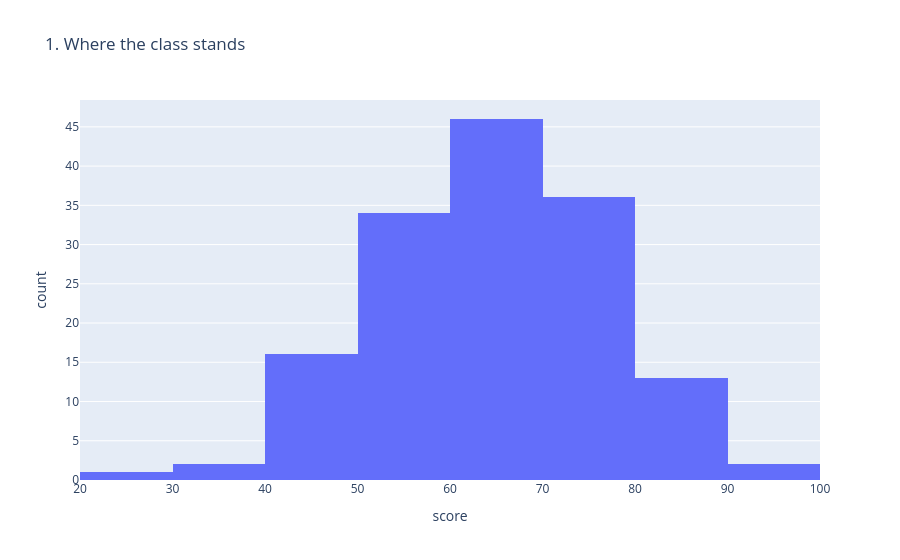
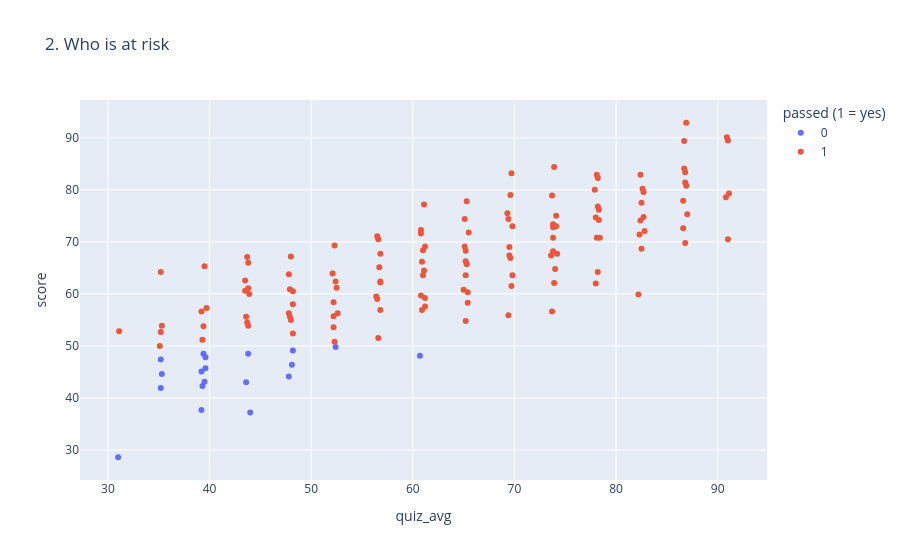
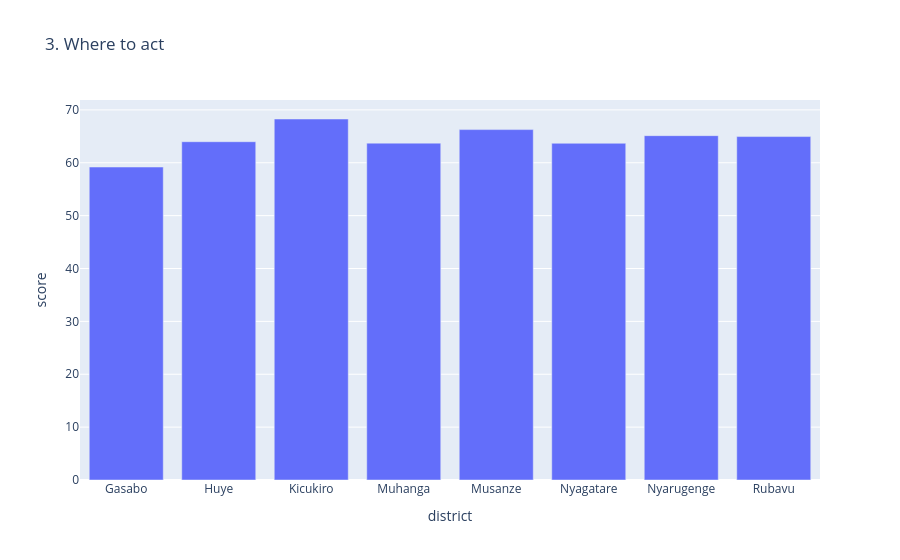

Notebook code cell kept with these figures, in order:
### Markdown cell above
## Part 5: Ship a Dashboard (7 marks)
### Exercise 5.1: The story in three charts

### Code cell
fig1 = px.histogram(df, x="score", nbins=12, title="1. Where the class stands")
fig1.show()

fig2 = px.scatter(df, x="quiz_avg", y="score",
                  color=df["passed"].astype(str),
                  hover_name="name",
                  labels={"color": "passed (1 = yes)"},
                  title="2. Who is at risk")
fig2.show()

district_avg = df.groupby("district", as_index=False)["score"].mean()
fig3 = px.bar(district_avg, x="district", y="score", title="3. Where to act")
fig3.show()

### Figure 1 — Plotly figure (JSON) as saved in the notebook; plotly's stock layout.template omitted (floating-point values rounded to 4 significant figures; data arrays with more than 128 entries replaced by an {"elided": "..."} marker saying what was removed)
{"data": [{"bingroup": "x", "hovertemplate": "score=%{x}<br>count=%{y}<extra></extra>", "legendgroup": "", "marker": {"color": "#636efa", "pattern": {"shape": ""}}, "name": "", "nbinsx": 12, "orientation": "v", "showlegend": false, "type": "histogram", "x": {"elided": "150 float values"}, "xaxis": "x", "yaxis": "y"}], "layout": {"barmode": "relative", "legend": {"tracegroupgap": 0}, "title": {"text": "1. Where the class stands"}, "xaxis": {"anchor": "y", "domain": [0, 1], "title": {"text": "score"}}, "yaxis": {"anchor": "x", "domain": [0, 1], "title": {"text": "count"}}}}

### Figure 2 — Plotly figure (JSON) as saved in the notebook; plotly's stock layout.template omitted (floating-point values rounded to 4 significant figures; data arrays with more than 128 entries replaced by an {"elided": "..."} marker saying what was removed)
{"data": [{"hovertemplate": "<b>%{hovertext}</b><br><br>passed (1 = yes)=0<br>quiz_avg=%{x}<br>score=%{y}<extra></extra>", "hovertext": ["Aline Uwase", "Patrick Ingabire", "Josiane Uwimana", "Clarisse Ishimwe", "Bonaventure Mukamana", "Liliane Cyusa", "Janvier Karangwa", "Vestine Munyaneza", "Francoise Maniraguha", "Eric Uwizeyimana", "Grace Uwimana", "Claude Nyirahabimana", "Honorine Hakizimana", "Gilbert Ingabire", "Modeste Munyaneza", "Pascaline Hakizimana", "Protais Cyusa", "Alice Umuhoza", "Celestin Cyusa"], "legendgroup": "0", "marker": {"color": "#636efa", "symbol": "circle"}, "mode": "markers", "name": "0", "orientation": "v", "showlegend": true, "type": "scatter", "x": [31.0, 39.3, 39.6, 48.2, 60.7, 39.2, 43.6, 43.8, 52.4, 35.3, 47.8, 48.1, 35.2, 39.6, 44.0, 35.2, 39.4, 39.2, 39.5], "xaxis": "x", "y": [28.6, 42.3, 47.8, 49.1, 48.1, 45.1, 43.0, 48.5, 49.8, 44.6, 44.1, 46.4, 47.4, 45.7, 37.2, 41.9, 48.5, 37.7, 43.1], "yaxis": "y"}, {"hovertemplate": "<b>%{hovertext}</b><br><br>passed (1 = yes)=1<br>quiz_avg=%{x}<br>score=%{y}<extra></extra>", "hovertext": {"elided": "131 str values"}, "legendgroup": "1", "marker": {"color": "#EF553B", "symbol": "circle"}, "mode": "markers", "name": "1", "orientation": "v", "showlegend": true, "type": "scatter", "x": {"elided": "131 float values"}, "xaxis": "x", "y": {"elided": "131 float values"}, "yaxis": "y"}], "layout": {"legend": {"title": {"text": "passed (1 = yes)"}, "tracegroupgap": 0}, "title": {"text": "2. Who is at risk"}, "xaxis": {"anchor": "y", "domain": [0, 1], "title": {"text": "quiz_avg"}}, "yaxis": {"anchor": "x", "domain": [0, 1], "title": {"text": "score"}}}}

### Figure 3 — Plotly figure (JSON) as saved in the notebook; plotly's stock layout.template omitted (floating-point values rounded to 4 significant figures)
{"data": [{"hovertemplate": "district=%{x}<br>score=%{y}<extra></extra>", "legendgroup": "", "marker": {"color": "#636efa", "pattern": {"shape": ""}}, "name": "", "orientation": "v", "showlegend": false, "textposition": "auto", "type": "bar", "x": ["Gasabo", "Huye", "Kicukiro", "Muhanga", "Musanze", "Nyagatare", "Nyarugenge", "Rubavu"], "xaxis": "x", "y": [59.19, 63.98, 68.28, 63.72, 66.27, 63.68, 65.13, 64.96], "yaxis": "y"}], "layout": {"barmode": "relative", "legend": {"tracegroupgap": 0}, "title": {"text": "3. Where to act"}, "xaxis": {"anchor": "y", "domain": [0, 1], "title": {"text": "district"}}, "yaxis": {"anchor": "x", "domain": [0, 1], "title": {"text": "score"}}}}
